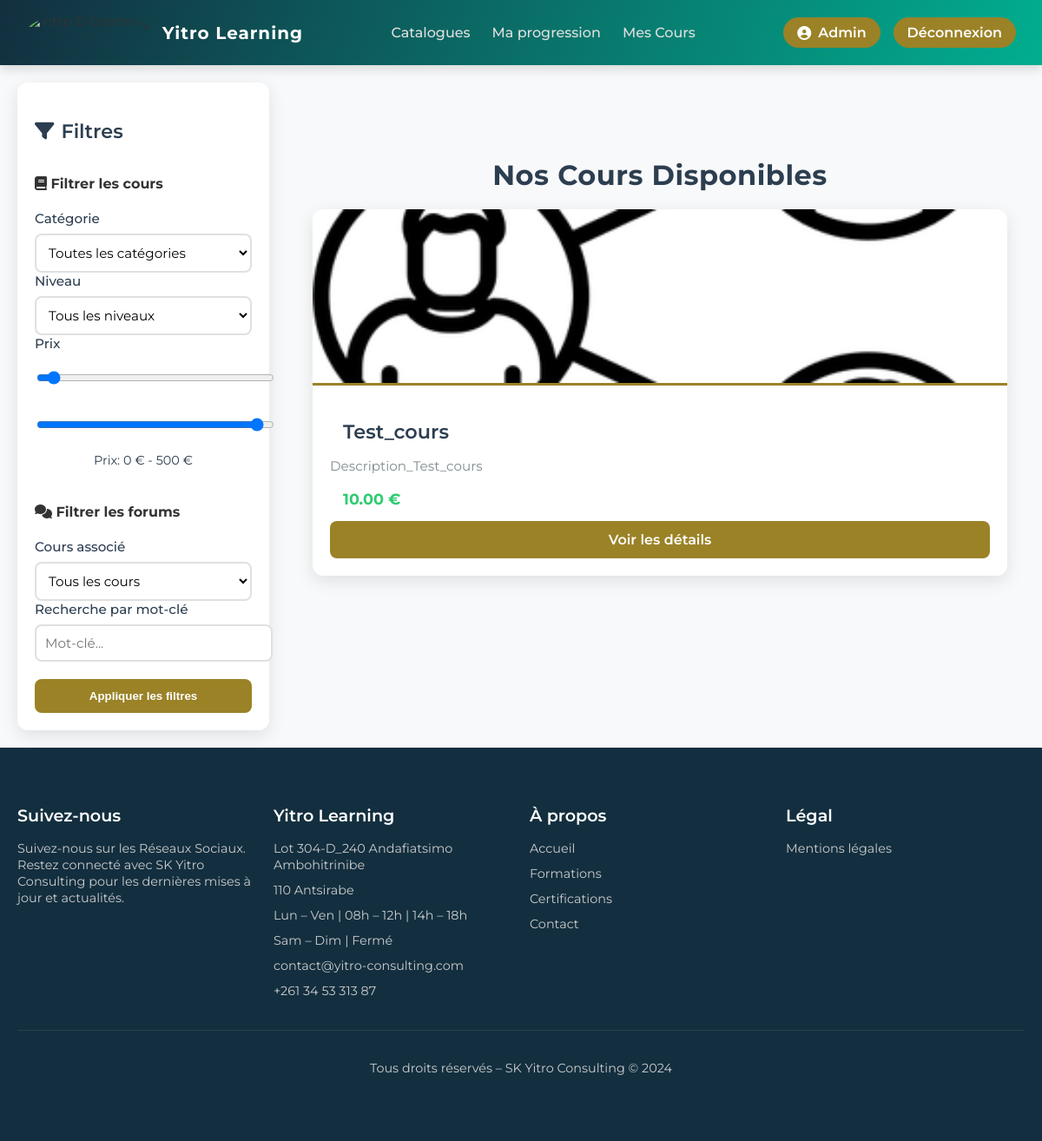
/Espace/apprenant/espace_apprenant.php (signed in), run on the app's committed database.
### tables this page shows
CREATE TABLE `utilisateurs` (
  `id` int NOT NULL AUTO_INCREMENT,
  `nom` varchar(255) NOT NULL,
  `email` varchar(255) NOT NULL,
  `mot_de_passe` varchar(255) NOT NULL,
  `telephone` varchar(20) DEFAULT NULL,
  `photo` varchar(255) DEFAULT NULL,
  `pays` varchar(100) DEFAULT NULL,
  `langue` varchar(100) DEFAULT NULL,
  `autre_langue` varchar(100) DEFAULT NULL,
  `objectifs` text,
  `type_cours` varchar(100) DEFAULT NULL,
  `niveau_formation` varchar(100) DEFAULT NULL,
  `niveau_etude` varchar(100) DEFAULT NULL,
  `acces_internet` varchar(50) DEFAULT NULL,
  `appareil` varchar(100) DEFAULT NULL,
  `accessibilite` text,
  `rgpd` tinyint(1) DEFAULT '0',
  `charte` tinyint(1) DEFAULT '0',
  `role` enum('apprenant','admin','moderator') DEFAULT 'apprenant',
  `actif` tinyint(1) DEFAULT '1',
  `created_at` timestamp NULL DEFAULT CURRENT_TIMESTAMP,
  PRIMARY KEY (`id`),
  UNIQUE KEY `email` (`email`)
);

CREATE TABLE `cours` (
  `id` int NOT NULL AUTO_INCREMENT,
  `formateur_id` int NOT NULL,
  `titre` varchar(255) NOT NULL,
  `description` text NOT NULL,
  `prix` decimal(10,2) NOT NULL,
  `photo` varchar(255) DEFAULT NULL,
  `created_at` timestamp NULL DEFAULT CURRENT_TIMESTAMP,
  PRIMARY KEY (`id`),
  KEY `formateur_id` (`formateur_id`),
  CONSTRAINT `cours_ibfk_1` FOREIGN KEY (`formateur_id`) REFERENCES `formateurs` (`id`) ON DELETE CASCADE
);

### Espace/apprenant/espace_apprenant.php (the view, shortened to what this page needs)
<?php
require_once '../config/db.php';
$stmt = $pdo->prepare("SELECT nom FROM utilisateurs WHERE id = ?");
$stmt->execute([$_SESSION['user_id']]);
$user = $stmt->fetch(PDO::FETCH_ASSOC);
$stmt = $pdo->prepare("SELECT * FROM cours");
$stmt->execute();
$cours = $stmt->fetchAll(PDO::FETCH_ASSOC);
?>
<!DOCTYPE html>
<html lang="fr">
<head>
    <link rel="stylesheet" href="../../asset/css/styles.css">
    <link rel="stylesheet" href="https://cdnjs.cloudflare.com/ajax/libs/font-awesome/6.0.0-beta3/css/all.min.css">
</head>
<body>
    <header>
        <nav class="main-nav">
            <div class="logo">
                <img src="https://yitro-consulting.com/wp-content/uploads/2024/02/Capture-decran-le-2024-02-19-a-16.39.58.png" alt="Yitro E-Learning">
                <a href="#" class="logo-text">Yitro Learning</a>
            </div>
            <ul class="nav-list">
                <li><a href="#">Catalogues</a></li>
                <li><a href="progression_apprenant.php">Ma progression</a></li>
                <li><a href="mes_cours.php">Mes Cours</a></li>
            </ul>
            <div class="auth-links">
                <ul class="nav-list">
                    <li>
                        <a href="#" class="btn-primary">
                            <i class="fas fa-user-circle"></i>
                            <?php echo htmlspecialchars($user['nom']); ?>
                        </a>
                    </li>
                    <li><a href="../../authentification/logout.php" class="btn-primary">Déconnexion</a></li>
                </ul>
            </div>
        </nav>
    </header>
    <div class="main-content">
        <aside class="sidebar">
            <h3><i class="fas fa-filter"></i> Filtres</h3>
            <div class="filter-group">
                <h4><i class="fas fa-book"></i> Filtrer les cours</h4>
                <label for="course-category">Catégorie</label>
                <select id="course-category">
                    <option value="">Toutes les catégories</option>
                </select>
                <label for="course-level">Niveau</label>
                <select id="course-level">
                    <option value="">Tous les niveaux</option>
                </select>
                <label>Prix</label>
                <div class="price-range">
                    <input type="range" id="price-min" min="0" max="500" value="0">
                    <input type="range" id="price-max" min="0" max="500" value="500">
                    <output>Prix: <span id="price-min-value">0</span> € - <span id="price-max-value">500</span> €</output>
                </div>
            </div>
            <div class="filter-group">
                <h4><i class="fas fa-comments"></i> Filtrer les forums</h4>
                <label for="forum-course">Cours associé</label>
                <select id="forum-course">
                    <option value="">Tous les cours</option>
                </select>
                <label for="forum-keyword">Recherche par mot-clé</label>
                <input type="text" id="forum-keyword" placeholder="Mot-clé...">
            </div>
            <button id="apply-filters">Appliquer les filtres</button>
        </aside>
        <main class="content">
            <section class="courses-section">
                <h2 class="section-title">Nos Cours Disponibles</h2>
                <div class="courses-grid">
                    <?php if (empty($cours)): ?>
                        <p class="no-courses">Aucun cours disponible pour le moment.</p>
                    <?php else: ?>
                        <?php foreach ($cours as $c): ?>
                            <div class="course-card" data-category="<?php echo htmlspecialchars($c['category'] ?? 'development'); ?>" data-level="<?php echo htmlspecialchars($c['level'] ?? 'beginner'); ?>" data-price="<?php echo $c['prix']; ?>">
                                <div class="course-img">
                                    <?php if ($c['photo']): ?>
                                        <img src="../../Uploads/cours/<?php echo htmlspecialchars($c['photo']); ?>" alt="<?php echo htmlspecialchars($c['titre']); ?>">
                                    <?php else: ?>
                                        <img src="../../asset/images/default_course.jpg" alt="Image par défaut">
                                    <?php endif; ?>
                                </div>
                                <div class="course-content">
                                    <h3><?php echo htmlspecialchars($c['titre']); ?></h3>
                                    <p><?php echo htmlspecialchars(substr($c['description'], 0, 100)) . (strlen($c['description']) > 100 ? '...' : ''); ?></p>
                                    <div class="price"><?php echo number_format($c['prix'], 2); ?> €</div>
                                    <a href="cours_details.php?id=<?php echo $c['id']; ?>" class="btn-learn">Voir les détails</a>
                                </div>
                            </div>
                        <?php endforeach; ?>
                    <?php endif; ?>
                </div>
            </section>
        </main>
    </div>
    <footer class="footer">
        <div class="container">
            <div class="footer-column">
                <h4>Suivez-nous</h4>
                <ul>
                    <li><a href="#">Suivez-nous sur les Réseaux Sociaux. Restez connecté avec SK Yitro Consulting pour les dernières mises à jour et actualités.</a></li>
                </ul>
            </div>
            <div class="footer-column">
                <h4>Yitro Learning</h4>
                <ul>
                    <li><a href="#">Lot 304-D_240 Andafiatsimo Ambohitrinibe</a></li>
                    <li><a href="#">110 Antsirabe</a></li>
                    <li><a href="#">Lun – Ven | 08h – 12h | 14h – 18h</a></li>
                    <li><a href="#">Sam – Dim | Fermé</a></li>
                    <li><a href="#">contact@yitro-consulting.com</a></li>
                    <li><a href="#">+261 34 53 313 87</a></li>
                </ul>
            </div>
            <div class="footer-column">
                <h4>À propos</h4>
                <ul>
                    <li><a href="#">Accueil</a></li>
                    <li><a href="#">Formations</a></li>
                    <li><a href="#">Certifications</a></li>
                    <li><a href="#">Contact</a></li>
                </ul>
            </div>
            <div class="footer-column">
                <h4>Légal</h4>
                <ul>
                    <li><a href="#">Mentions légales</a></li>
                </ul>
            </div>
        </div>
        <div class="footer-bottom">
            <p>Tous droits réservés – SK Yitro Consulting © 2024</p>
        </div>
    </footer>
</body>
</html>

### asset/css/styles.css (style rules this page uses)
body { margin: 0; font-family: "Montserrat", sans-serif; color: #333; background-color: #f8f9fa; }
.filter-group { display: flex; flex-direction: column; }
.filter-group label { font-size: 14px; color: #2c3e50; margin-bottom: 5px; }
.filter-group select { padding: 10px; font-size: 14px; border: 2px solid #e0e0e0; border-radius: 8px; background: #fff; transition: border-color 0.3s ease; }
.courses-section { padding: 50px 20px; background: #f8f9fa; }
.courses-section h2 { font-size: 2em; font-weight: 700; color: #2c3e50; text-align: center; margin-bottom: 20px; }
.courses-grid { display: grid; grid-template-columns: repeat(auto-fit, minmax(280px, 1fr)); gap: 20px; }
.course-card { background: #fff; border-radius: 12px; overflow: hidden; box-shadow: 0 4px 15px rgba(0, 0, 0, 0.1); transition: transform 0.3s ease, box-shadow 0.3s ease; }
.course-card img { width: 100%; height: 180px; object-fit: cover; }
.course-card h3 { font-size: 1.3em; font-weight: 600; color: #2c3e50; margin: 15px 15px 10px; }
.course-card .trainer, .course-card .level, .course-card .duration, .course-card .price { font-size: 0.9em; color: #7f8c8d; margin: 5px 15px; }

### data on the page
utilisateurs: nom "Admin"
cours: photo (picture), titre "Test_cours", description "Description_Test_cours", prix "10.00"
